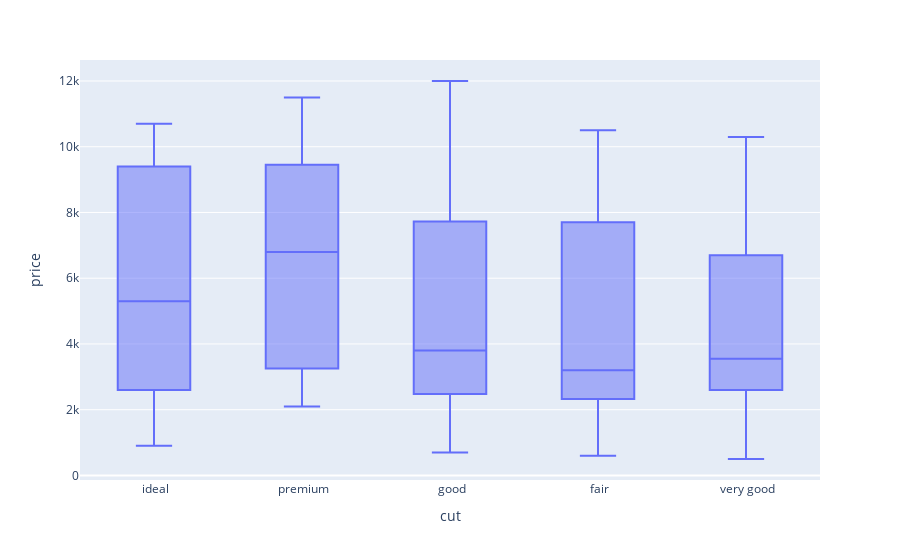

Notebook code cell kept with this figure:
### Code cell
#fig = px.line(df.sort_values(by='carat'), x='carat', y='price', markers=True)
#fig = px.box(df, x='clarity', y='price')
#fig = px.box(df, x='color', y='price')
fig = px.box(df, x='cut', y='price')
#fig = px.line(df.sort_values(by='x_dimension'), x='x_dimension', y='price', markers=True)
#fig = px.line(df.sort_values(by='y_dimension'), x='y_dimension', y='price', markers=True)
#fig = px.line(df.sort_values(by='z_dimension'), x='z_dimension', y='price', markers=True)
#fig = px.line(df.sort_values(by='depth'), x='depth', y='price', markers=True)
#fig = px.box(df, x='table', y='price')


fig.show()

### Figure 1 — Plotly figure (JSON) as saved in the notebook; plotly's stock layout.template omitted (floating-point values rounded to 4 significant figures; data arrays with more than 128 entries replaced by an {"elided": "..."} marker saying what was removed)
{"data": [{"alignmentgroup": "True", "hovertemplate": "cut=%{x}<br>price=%{y}<extra></extra>", "legendgroup": "", "marker": {"color": "#636efa"}, "name": "", "notched": false, "offsetgroup": "", "orientation": "v", "showlegend": false, "type": "box", "x": {"elided": "191 str values"}, "x0": " ", "xaxis": "x", "y": {"elided": "191 int values"}, "y0": " ", "yaxis": "y"}], "layout": {"boxmode": "group", "legend": {"tracegroupgap": 0}, "margin": {"t": 60}, "xaxis": {"anchor": "y", "domain": [0, 1], "title": {"text": "cut"}}, "yaxis": {"anchor": "x", "domain": [0, 1], "title": {"text": "price"}}}}
